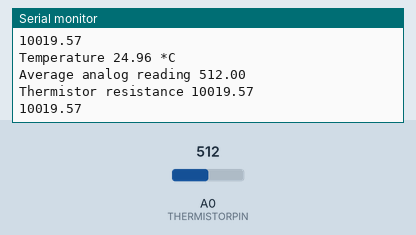
The sketch below on a simulated Arduino Uno, built with avr-gcc and run on an emulated ATmega328P. On the bench: the last lines printed to the serial monitor. The test bench sets the inputs (shaded band); at power-on: A0 (THERMISTORPIN) = 512.

Above: at 1.2 s.
1.3 s: A0 (THERMISTORPIN) set to 1023
At 1.3 s:
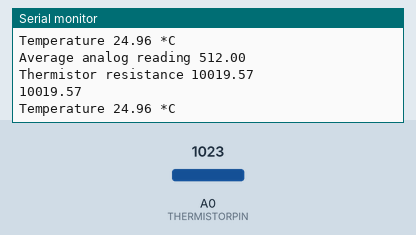
3.7 s: A0 (THERMISTORPIN) set to 900
At 5.3 s:
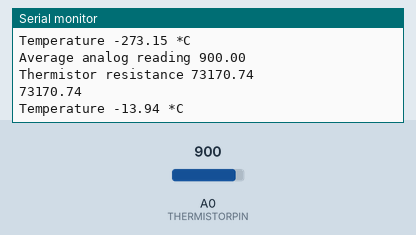
Timing chart, 0 to 6.8 s (numbered marks = the images above; inputs shaded):
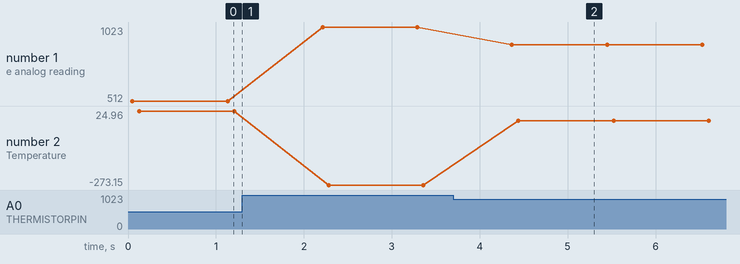

Measured:
- after the input at 3.7 s, the serial monitor: prints a new line after 0.66 s (image 2)
- plotted number 1: 512 → 1023 after the input at 1.3 s, 1023 → 900 after the input at 3.7 s
- plotted number 2: 24.96 → -273.15 after the input at 1.3 s, -273.15 → -13.94 after the input at 3.7 s

The sketch:

temperature_sensor.ino
```cpp
// which analog pin to connect
#define THERMISTORPIN A0

// resistance at 25 degrees C
#define THERMISTORNOMINAL 10000

// temp. for nominal resistance (almost always 25 C)
#define TEMPERATURENOMINAL 25

// how many samples to take and average, more takes longer
// but is more 'smooth'
#define NUMSAMPLES 5

// The beta coefficient of the thermistor (usually 3000-4000)
#define BCOEFFICIENT 3950

// the value of the 'other' resistor
#define SERIESRESISTOR 10000

/**
 * Samples resistance from the Thermistor.
 */
float sampleAverage() {
  const int NUM_SAMPLES = 5;
  float sum = 0;
  // take N samples in a row, with a slight delay
  for (int i = 0; i < NUM_SAMPLES; i++) {
    sum += analogRead(THERMISTORPIN);
    delay(10);
  }
  return sum / NUM_SAMPLES;
}

/**
 * Converts resistance to temperature in Celcius.
 */
float resToTemp(float res) {
  Serial.println(res);
  float steinhart;
  steinhart = res / THERMISTORNOMINAL;              // (R/Ro)
  steinhart = log(steinhart);                       // ln(R/Ro)
  steinhart /= BCOEFFICIENT;                        // 1/B * ln(R/Ro)
  steinhart += 1.0 / (TEMPERATURENOMINAL + 273.15); // + (1/To)
  steinhart = 1.0 / steinhart;                      // Invert
  steinhart -= 273.15;                              // convert to C
  return steinhart;
}

void setup(void) {
  Serial.begin(9600);
  analogReference(EXTERNAL);
}

void loop(void) {
  float average = sampleAverage();
  Serial.print("Average analog reading ");
  Serial.println(average);

  // convert the value to resistance
  average = 1023 / average - 1;
  average = SERIESRESISTOR / average;
  Serial.print("Thermistor resistance ");
  Serial.println(average);

  float temp = resToTemp(average);
  Serial.print("Temperature ");
  Serial.print(temp);
  Serial.println(" *C");

  delay(1000);
}
```
